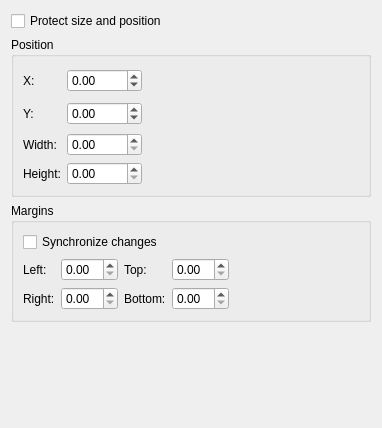
<?xml version="1.0" encoding="UTF-8"?>
<ui version="4.0">
 <class>KWFrameGeometry</class>
 <widget class="QWidget" name="KWFrameGeometry">
  <property name="geometry">
   <rect>
    <x>0</x>
    <y>0</y>
    <width>378</width>
    <height>428</height>
   </rect>
  </property>
  <layout class="QVBoxLayout">
   <item>
    <widget class="QCheckBox" name="protectSize">
     <property name="text">
      <string>Protect size and position</string>
     </property>
    </widget>
   </item>
   <item>
    <widget class="QGroupBox" name="positionGB">
     <property name="title">
      <string>Position</string>
     </property>
     <layout class="QGridLayout">
      <item row="0" column="0">
       <widget class="QLabel" name="label">
        <property name="text">
         <string>X:</string>
        </property>
        <property name="buddy">
         <cstring>xPos</cstring>
        </property>
       </widget>
      </item>
      <item row="0" column="1">
       <widget class="KoUnitDoubleSpinBox" name="xPos">
        <property name="minimum">
         <double>-1000.000000000000000</double>
        </property>
        <property name="maximum">
         <double>1000.000000000000000</double>
        </property>
       </widget>
      </item>
      <item row="0" column="2" rowspan="2" colspan="2">
       <widget class="KoPositionSelector" name="positionSelector" native="true">
        <property name="sizePolicy">
         <sizepolicy hsizetype="Expanding" vsizetype="Preferred">
          <horstretch>0</horstretch>
          <verstretch>0</verstretch>
         </sizepolicy>
        </property>
       </widget>
      </item>
      <item row="0" column="4" rowspan="2">
       <spacer>
        <property name="orientation">
         <enum>Qt::Horizontal</enum>
        </property>
        <property name="sizeHint" stdset="0">
         <size>
          <width>131</width>
          <height>61</height>
         </size>
        </property>
       </spacer>
      </item>
      <item row="1" column="0">
       <widget class="QLabel" name="label_3">
        <property name="text">
         <string>Y:</string>
        </property>
        <property name="buddy">
         <cstring>yPos</cstring>
        </property>
       </widget>
      </item>
      <item row="1" column="1">
       <widget class="KoUnitDoubleSpinBox" name="yPos">
        <property name="minimum">
         <double>-1000.000000000000000</double>
        </property>
        <property name="maximum">
         <double>1000.000000000000000</double>
        </property>
       </widget>
      </item>
      <item row="2" column="0">
       <widget class="QLabel" name="label_4">
        <property name="text">
         <string>Width:</string>
        </property>
        <property name="buddy">
         <cstring>width</cstring>
        </property>
       </widget>
      </item>
      <item row="2" column="1">
       <widget class="KoUnitDoubleSpinBox" name="width"/>
      </item>
      <item row="2" column="3" rowspan="2" colspan="2">
       <spacer>
        <property name="orientation">
         <enum>Qt::Horizontal</enum>
        </property>
        <property name="sizeHint" stdset="0">
         <size>
          <width>161</width>
          <height>41</height>
         </size>
        </property>
       </spacer>
      </item>
      <item row="3" column="0">
       <widget class="QLabel" name="label_5">
        <property name="text">
         <string>Height:</string>
        </property>
        <property name="buddy">
         <cstring>height</cstring>
        </property>
       </widget>
      </item>
      <item row="3" column="1">
       <widget class="KoUnitDoubleSpinBox" name="height"/>
      </item>
      <item row="2" column="2" rowspan="2">
       <widget class="KoAspectButton" name="keepAspect">
        <property name="text">
         <string/>
        </property>
       </widget>
      </item>
     </layout>
    </widget>
   </item>
   <item>
    <widget class="QGroupBox" name="marginsGB">
     <property name="title">
      <string>Margins</string>
     </property>
     <layout class="QGridLayout">
      <item row="1" column="4" rowspan="2">
       <spacer>
        <property name="orientation">
         <enum>Qt::Horizontal</enum>
        </property>
        <property name="sizeHint" stdset="0">
         <size>
          <width>144</width>
          <height>41</height>
         </size>
        </property>
       </spacer>
      </item>
      <item row="0" column="0" colspan="4">
       <widget class="QCheckBox" name="synchronize">
        <property name="text">
         <string>Synchronize changes</string>
        </property>
       </widget>
      </item>
      <item row="2" column="2">
       <widget class="QLabel" name="label_9">
        <property name="text">
         <string>Bottom:</string>
        </property>
        <property name="buddy">
         <cstring>bottomMargin</cstring>
        </property>
       </widget>
      </item>
      <item row="1" column="2">
       <widget class="QLabel" name="label_8">
        <property name="text">
         <string>Top:</string>
        </property>
        <property name="buddy">
         <cstring>topMargin</cstring>
        </property>
       </widget>
      </item>
      <item row="2" column="0">
       <widget class="QLabel" name="label_7">
        <property name="text">
         <string>Right:</string>
        </property>
        <property name="buddy">
         <cstring>rightMargin</cstring>
        </property>
       </widget>
      </item>
      <item row="1" column="0">
       <widget class="QLabel" name="label_6">
        <property name="text">
         <string>Left:</string>
        </property>
        <property name="buddy">
         <cstring>leftMargin</cstring>
        </property>
       </widget>
      </item>
      <item row="1" column="1">
       <widget class="KoUnitDoubleSpinBox" name="leftMargin"/>
      </item>
      <item row="2" column="1">
       <widget class="KoUnitDoubleSpinBox" name="rightMargin"/>
      </item>
      <item row="1" column="3">
       <widget class="KoUnitDoubleSpinBox" name="topMargin"/>
      </item>
      <item row="2" column="3">
       <widget class="KoUnitDoubleSpinBox" name="bottomMargin"/>
      </item>
     </layout>
    </widget>
   </item>
   <item>
    <spacer>
     <property name="orientation">
      <enum>Qt::Vertical</enum>
     </property>
     <property name="sizeHint" stdset="0">
      <size>
       <width>360</width>
       <height>21</height>
      </size>
     </property>
    </spacer>
   </item>
  </layout>
 </widget>
 <customwidgets>
  <customwidget>
   <class>KoUnitDoubleSpinBox</class>
   <extends>QDoubleSpinBox</extends>
   <header>KoUnitDoubleSpinBox.h</header>
  </customwidget>
  <customwidget>
   <class>KoPositionSelector</class>
   <extends>QWidget</extends>
   <header>KoPositionSelector.h</header>
   <container>1</container>
  </customwidget>
  <customwidget>
   <class>KoAspectButton</class>
   <extends>QLabel</extends>
   <header>KoAspectButton.h</header>
  </customwidget>
 </customwidgets>
 <tabstops>
  <tabstop>protectSize</tabstop>
  <tabstop>xPos</tabstop>
  <tabstop>yPos</tabstop>
  <tabstop>width</tabstop>
  <tabstop>height</tabstop>
  <tabstop>synchronize</tabstop>
  <tabstop>leftMargin</tabstop>
  <tabstop>topMargin</tabstop>
  <tabstop>rightMargin</tabstop>
  <tabstop>bottomMargin</tabstop>
 </tabstops>
 <resources/>
 <connections/>
</ui>
